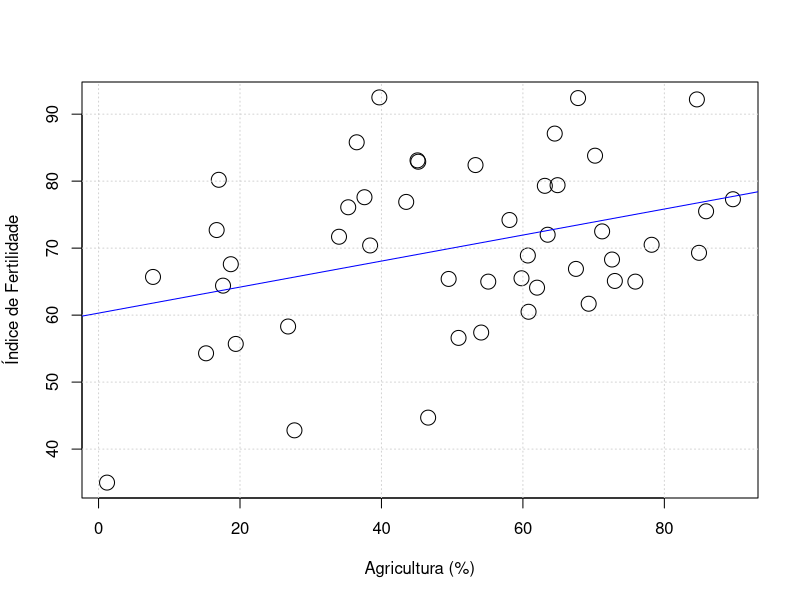
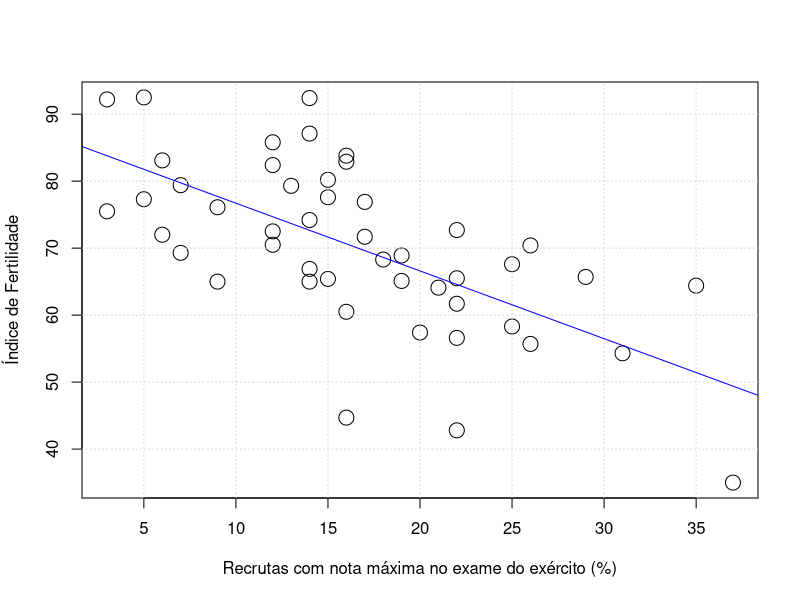
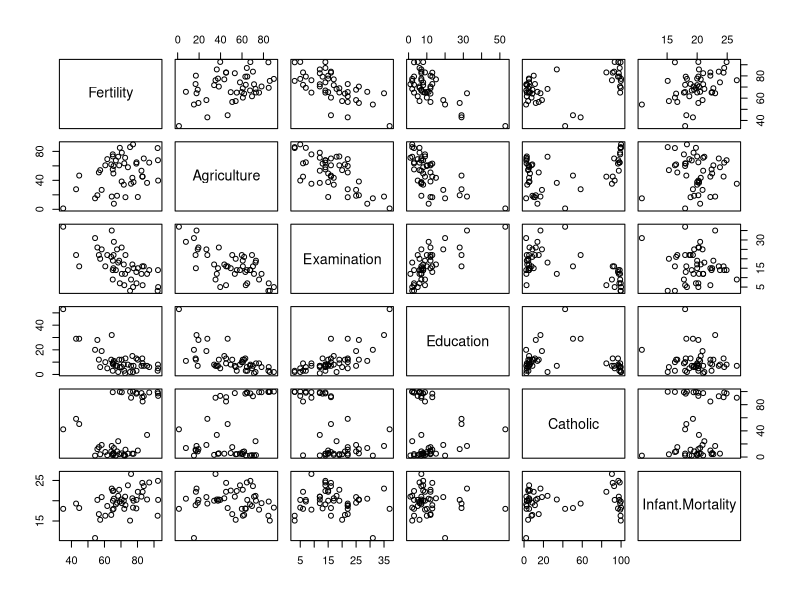
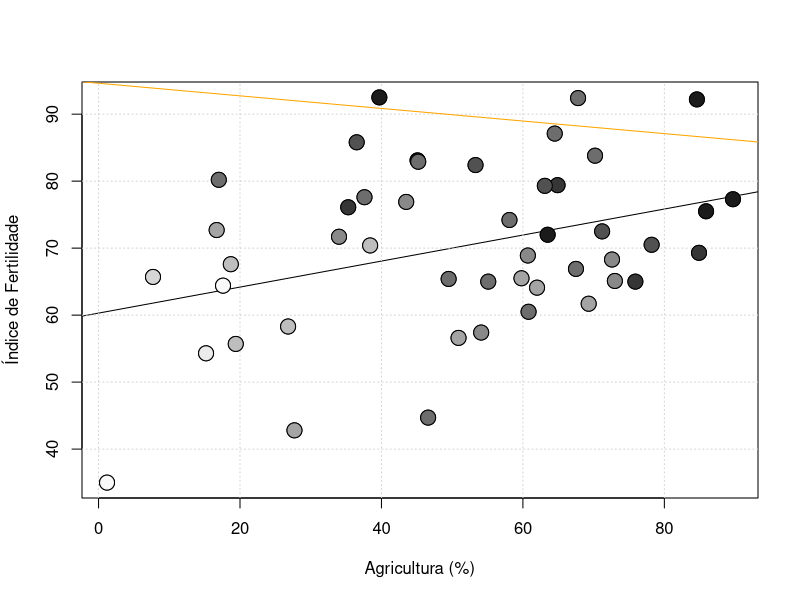
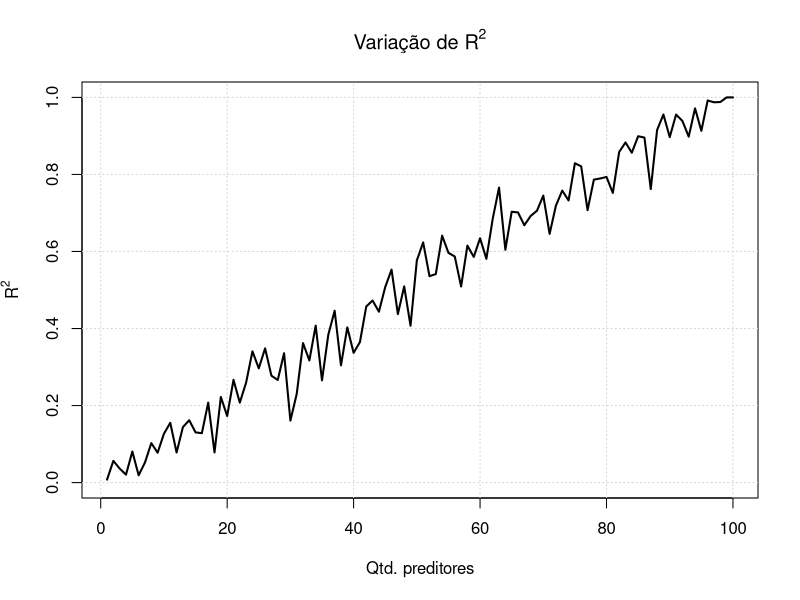
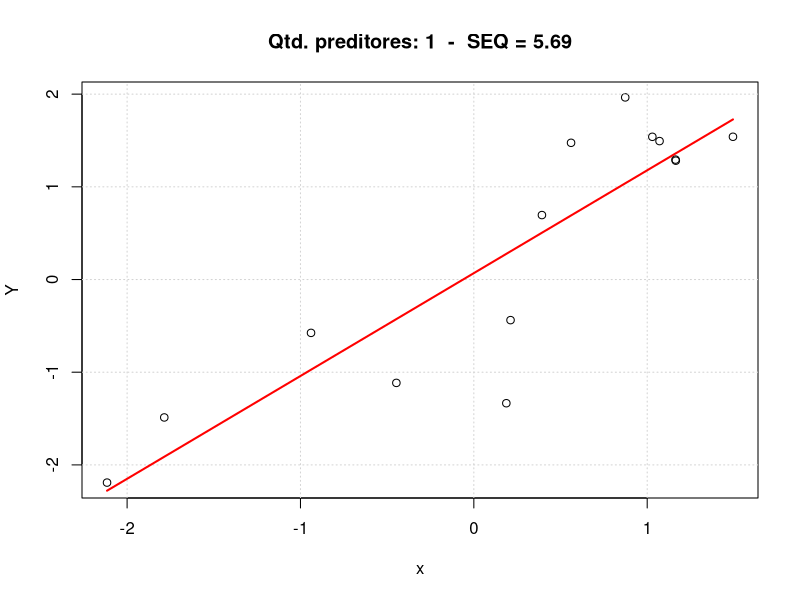
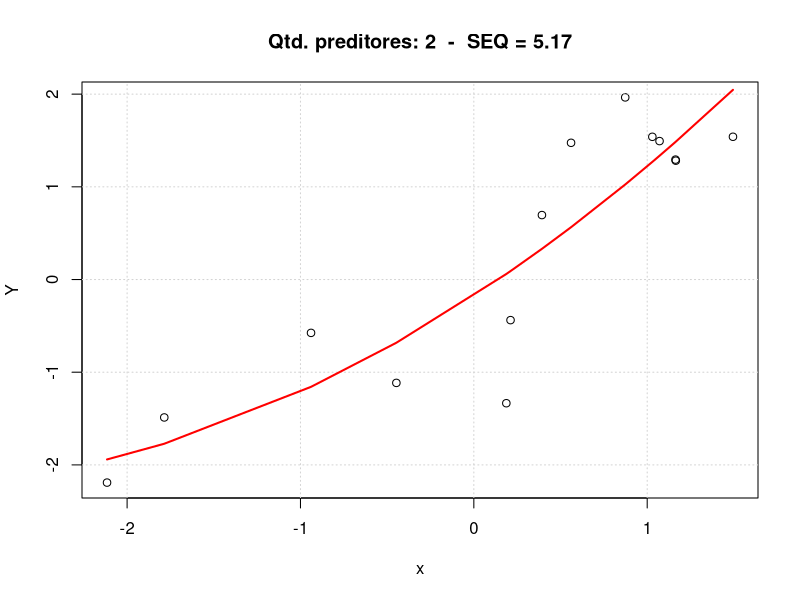
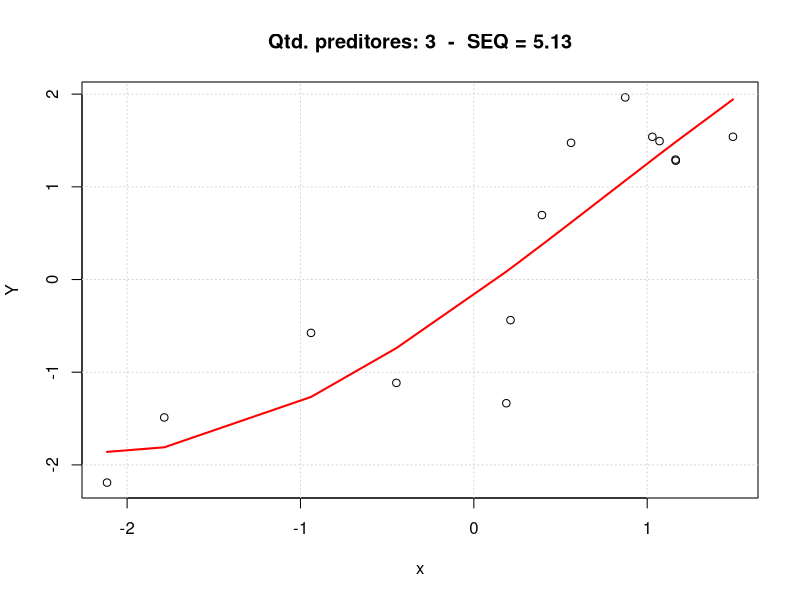

The R script that drew these images, in order:
# A omissao de variaveis resulta 
# no enviesamento dos coeficientes

# uma variavel explicativa
fit1 <- lm(Fertility ~ Agriculture, data = swiss)
plot(fit1$model$Agriculture, fit1$model$Fertility,
     xlab = "Agricultura (%)", 
     ylab = "Índice de Fertilidade", cex = 2)
grid()
abline(fit1, col = "blue")
summary(fit1)$coefficients

# uma variavel explicativa
fit2 <- lm(Fertility ~ Examination, data = swiss)
plot(fit2$model$Examination, fit2$model$Fertility,
     xlab = "Recrutas com nota máxima no exame do exército (%)", 
     ylab = "Índice de Fertilidade", cex = 2)
grid()
abline(fit2, col = "blue")
summary(fit2)$coefficients

pairs(swiss)

# duas variaveis explicativas 
fit3 <- lm(Fertility ~ Agriculture + Examination, data = swiss)
dat <- data.frame(Agricultura = fit3$model$Agriculture, 
                  Fertilidade = fit3$model$Fertility,
                  Exame = fit3$model$Examination)
dat <- dat[order(dat$Exame),]
dat$nivel <- cut(dat$Exame, breaks = 10)
co.pal <- hcl.colors(length(levels(dat$nivel)),
                     palette="Grays") # hcl.pals()
plot(fit3$model$Agriculture, fit3$model$Fertility,
     xlab = "Agricultura (%)", 
     ylab = "Índice de Fertilidade", cex = 2)
abline(fit1); grid()
points(dat$Agricultura, dat$Fertilidade,
       pch = 21, col = "black", cex = 2,
       bg = co.pal[as.integer(dat$nivel)])
abline(fit3, col = "orange")

summary(fit1)$coefficients
summary(fit3)$coefficients


# A inclusao de variaveis que nao deveriam ser incluidas
# faz crescer o erro padrao dos coeficientes dos demais
# regressores.

# BLOCO 1: regressores correlacionados
set.seed(52341)
n <- 100; nosim <- 1000
x1 <- rnorm(n); x2 <- x1/sqrt(2) + rnorm(n) /sqrt(2)
x3 <- x1 * 0.95 + rnorm(n) * sqrt(1 - 0.95^2); 
betas <- sapply(1 : nosim, function(i){
  y <- x1 + rnorm(n, sd = .3)
  c(coef(lm(y ~ x1))[2], 
    coef(lm(y ~ x1 + x2))[2], 
    coef(lm(y ~ x1 + x2 + x3))[2])
})
round(apply(betas, 1, sd), 5) 
cor(x1,x2)
cor(x1,x3)
cor(x2,x3)


# BLOCO 2: regressores nao correlacionados
set.seed(52341)
n <- 100; nosim <- 1000
x1 <- rnorm(n); x2 <- rnorm(n); x3 <- rnorm(n); 
betas <- sapply(1 : nosim, function(i){
  y <- x1 + rnorm(n, sd = .3)
  c(coef(lm(y ~ x1))[2], 
    coef(lm(y ~ x1 + x2))[2], 
    coef(lm(y ~ x1 + x2 + x3))[2])
})
round(apply(betas, 1, sd), 5)


# BLOCO 3: inflacao na base de dados swiss
data(swiss) 
fit1 <- lm(Fertility ~ Agriculture, data = swiss)
fit2 <- lm(Fertility ~ Agriculture + Examination, data = swiss)
fit3 <- lm(Fertility ~ Agriculture + Examination + Education, data = swiss)
c(summary(fit2)$cov.unscaled[2,2], summary(fit3)$cov.unscaled[2,2]) / 
  summary(fit1)$cov.unscaled[2,2] # normalização

# funcao vif
library(car)
fit <- lm(Fertility ~ . , data = swiss)
vif(fit)

fit <- lm(Fertility ~ . - Examination , data = swiss)
vif(fit)



# R2 cresce monotonicamente na medida em que novos
# regressores são incluídos, independentemente da 
# importância do regressor.
n <- 100
plot(c(1, n), 0 : 1, type = "n", 
     xlab = "Qtd. preditores",
     ylab = expression("R"^2),
     main = expression("Variação de R"^2))
r <- sapply(1 : n, function(p) {
        y <- rnorm(n); x <- matrix(rnorm(n * p), n, p)
        summary(lm(y ~ x))$r.squared 
      }
     )
grid()
lines(1 : n, r, lwd = 2)


# O modelo tende ao ajustamento perfeito quando a 
# quantidade de regressores nao redundantes se 
# aproxima do tamanho da amostra.
set.seed(67834)
n <- 14
x <- rnorm(n)
Y <- x + rnorm(n)

df <- data.frame(Y)
SEQ <- NULL
for(i in 1:n){
  df <- cbind(df, x = x^i)
  names(df)[i+1] <- paste0("x",i)

  fit <- lm(Y ~ ., data = df)
  df2 <- data.frame(x, fit = fit$fitted.values)
  df2 <- df2[order(x),]
  
  SEQ <- c(SEQ, round(sum(fit$residuals^2),2))
  plot(x, Y, xlab = "x", ylab = "Y",
       main = paste0("Qtd. preditores: ",i, 
                     "  -  SEQ = ", SEQ[i]))
  text(8, 11.5, "Overfitting", cex=1.5, pos = 4)
  grid()
  
  lines(df2$x, df2$fit, col = "red", lwd = 2)
  
  Sys.sleep(1)
}


# A soma dos erros quadráticos decresce 
# monotonocamente na medida em que novos 
# regressores são incluídos.
plot(SEQ, type = "n",
     main = "SEQ decresce com novos preditores",
     xlab = "Qtd. Preditores")
grid()
points(1:n, SEQ, type = "l")


# ANOVA - resudual sum of squares
pairs(swiss)
fit1 <- lm(Fertility ~ Agriculture, data = swiss)
fit2 <- lm(Fertility ~ Agriculture + Examination, data = swiss)
fit3 <- lm(Fertility ~ Agriculture + Examination + Education, data = swiss)
fit4 <- lm(Fertility ~ Agriculture + Examination + Education + Catholic, data = swiss)
fit5 <- lm(Fertility ~ Agriculture + Examination + Education + Catholic + Infant.Mortality, data = swiss)
anova(fit1, fit2, fit3, fit4, fit5)

vif(fit2)
vif(fit3)
vif(fit4)
vif(fit5)

